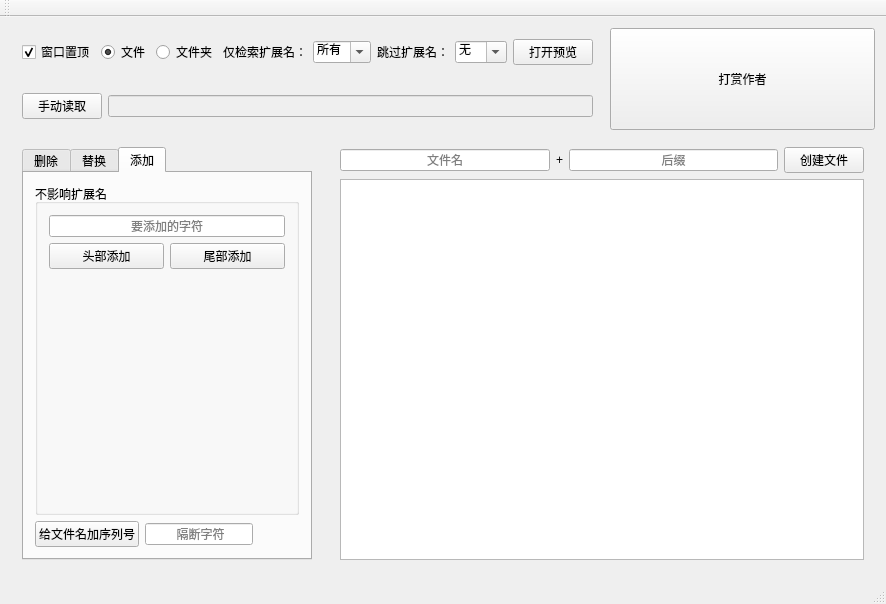
<?xml version="1.0" encoding="UTF-8"?>
<ui version="4.0">
 <class>MainWindow</class>
 <widget class="QMainWindow" name="MainWindow">
  <property name="geometry">
   <rect>
    <x>0</x>
    <y>0</y>
    <width>886</width>
    <height>604</height>
   </rect>
  </property>
  <property name="sizePolicy">
   <sizepolicy hsizetype="Fixed" vsizetype="Preferred">
    <horstretch>0</horstretch>
    <verstretch>0</verstretch>
   </sizepolicy>
  </property>
  <property name="windowTitle">
   <string>MainWindow</string>
  </property>
  <widget class="QWidget" name="centralWidget">
   <property name="sizePolicy">
    <sizepolicy hsizetype="Fixed" vsizetype="Preferred">
     <horstretch>0</horstretch>
     <verstretch>0</verstretch>
    </sizepolicy>
   </property>
   <layout class="QGridLayout" name="gridLayout_2">
    <item row="0" column="2" rowspan="2">
     <widget class="QPushButton" name="pushButton_4">
      <property name="sizePolicy">
       <sizepolicy hsizetype="Minimum" vsizetype="Ignored">
        <horstretch>0</horstretch>
        <verstretch>0</verstretch>
       </sizepolicy>
      </property>
      <property name="text">
       <string>打赏作者</string>
      </property>
     </widget>
    </item>
    <item row="1" column="0" colspan="2">
     <widget class="QFrame" name="frame_2">
      <layout class="QHBoxLayout" name="horizontalLayout">
       <item>
        <widget class="QPushButton" name="pushButton_2">
         <property name="text">
          <string>手动读取</string>
         </property>
        </widget>
       </item>
       <item>
        <widget class="QLineEdit" name="currPath">
         <property name="enabled">
          <bool>false</bool>
         </property>
        </widget>
       </item>
      </layout>
     </widget>
    </item>
    <item row="0" column="0" colspan="2">
     <widget class="QFrame" name="frame">
      <layout class="QGridLayout" name="gridLayout_3">
       <item row="0" column="2">
        <widget class="QRadioButton" name="radioButton_folder">
         <property name="text">
          <string>文件夹</string>
         </property>
        </widget>
       </item>
       <item row="0" column="5">
        <widget class="QLabel" name="label_2">
         <property name="text">
          <string>跳过扩展名：</string>
         </property>
        </widget>
       </item>
       <item row="0" column="0">
        <widget class="QCheckBox" name="checkBox">
         <property name="acceptDrops">
          <bool>false</bool>
         </property>
         <property name="text">
          <string>窗口置顶</string>
         </property>
         <property name="checked">
          <bool>true</bool>
         </property>
         <property name="tristate">
          <bool>false</bool>
         </property>
        </widget>
       </item>
       <item row="0" column="6">
        <widget class="QComboBox" name="comboBox_2">
         <property name="editable">
          <bool>true</bool>
         </property>
         <item>
          <property name="text">
           <string>无</string>
          </property>
         </item>
         <item>
          <property name="text">
           <string>.h</string>
          </property>
         </item>
         <item>
          <property name="text">
           <string>.c</string>
          </property>
         </item>
         <item>
          <property name="text">
           <string>.cpp</string>
          </property>
         </item>
         <item>
          <property name="text">
           <string>.txt</string>
          </property>
         </item>
         <item>
          <property name="text">
           <string>.doc</string>
          </property>
         </item>
         <item>
          <property name="text">
           <string>.xls</string>
          </property>
         </item>
        </widget>
       </item>
       <item row="0" column="1">
        <widget class="QRadioButton" name="radioButton_file">
         <property name="text">
          <string>文件</string>
         </property>
         <property name="checked">
          <bool>true</bool>
         </property>
        </widget>
       </item>
       <item row="0" column="3">
        <widget class="QLabel" name="label">
         <property name="text">
          <string>仅检索扩展名：</string>
         </property>
        </widget>
       </item>
       <item row="0" column="4">
        <widget class="QComboBox" name="comboBox">
         <property name="enabled">
          <bool>true</bool>
         </property>
         <property name="editable">
          <bool>true</bool>
         </property>
         <item>
          <property name="text">
           <string>所有</string>
          </property>
         </item>
         <item>
          <property name="text">
           <string>.mp4</string>
          </property>
         </item>
         <item>
          <property name="text">
           <string>.mp3</string>
          </property>
         </item>
         <item>
          <property name="text">
           <string>.txt</string>
          </property>
         </item>
         <item>
          <property name="text">
           <string>.exe</string>
          </property>
         </item>
         <item>
          <property name="text">
           <string>.doc</string>
          </property>
         </item>
         <item>
          <property name="text">
           <string>.docx</string>
          </property>
         </item>
         <item>
          <property name="text">
           <string>.c</string>
          </property>
         </item>
         <item>
          <property name="text">
           <string>.h</string>
          </property>
         </item>
         <item>
          <property name="text">
           <string>.cpp</string>
          </property>
         </item>
         <item>
          <property name="text">
           <string>.hpp</string>
          </property>
         </item>
        </widget>
       </item>
       <item row="0" column="7">
        <widget class="QPushButton" name="pushButton">
         <property name="text">
          <string>打开预览</string>
         </property>
        </widget>
       </item>
      </layout>
     </widget>
    </item>
    <item row="2" column="0">
     <widget class="QFrame" name="frame_3">
      <property name="sizePolicy">
       <sizepolicy hsizetype="Preferred" vsizetype="Preferred">
        <horstretch>0</horstretch>
        <verstretch>0</verstretch>
       </sizepolicy>
      </property>
      <layout class="QGridLayout" name="gridLayout">
       <item row="0" column="0">
        <widget class="QTabWidget" name="tabWidget">
         <property name="sizePolicy">
          <sizepolicy hsizetype="Preferred" vsizetype="Preferred">
           <horstretch>0</horstretch>
           <verstretch>0</verstretch>
          </sizepolicy>
         </property>
         <property name="currentIndex">
          <number>2</number>
         </property>
         <widget class="QWidget" name="tab">
          <attribute name="title">
           <string>删除</string>
          </attribute>
          <layout class="QVBoxLayout" name="verticalLayout">
           <item>
            <widget class="QGroupBox" name="groupBox">
             <property name="title">
              <string>删除中间的内容</string>
             </property>
            </widget>
           </item>
           <item>
            <widget class="QGroupBox" name="groupBox_2">
             <property name="title">
              <string>删除左边全部</string>
             </property>
            </widget>
           </item>
           <item>
            <widget class="QGroupBox" name="groupBox_3">
             <property name="title">
              <string>删除右边全部</string>
             </property>
            </widget>
           </item>
          </layout>
         </widget>
         <widget class="QWidget" name="tab_2">
          <attribute name="title">
           <string>替换</string>
          </attribute>
          <layout class="QGridLayout" name="gridLayout_7">
           <item row="1" column="0">
            <widget class="QGroupBox" name="groupBox_5">
             <property name="title">
              <string>简繁体之间转换</string>
             </property>
             <layout class="QGridLayout" name="gridLayout_9">
              <item row="0" column="0">
               <widget class="QRadioButton" name="radioButton_5">
                <property name="text">
                 <string>繁转简</string>
                </property>
                <property name="checked">
                 <bool>true</bool>
                </property>
               </widget>
              </item>
              <item row="0" column="1" rowspan="2">
               <widget class="QPushButton" name="pushButton_6">
                <property name="text">
                 <string>转换</string>
                </property>
               </widget>
              </item>
              <item row="1" column="0">
               <widget class="QRadioButton" name="radioButton_6">
                <property name="text">
                 <string>简转繁</string>
                </property>
               </widget>
              </item>
             </layout>
            </widget>
           </item>
           <item row="2" column="0">
            <widget class="QGroupBox" name="groupBox_6">
             <property name="title">
              <string>GroupBox</string>
             </property>
            </widget>
           </item>
           <item row="0" column="0">
            <widget class="QGroupBox" name="groupBox_4">
             <property name="title">
              <string>替换</string>
             </property>
             <layout class="QGridLayout" name="gridLayout_8">
              <item row="1" column="0" colspan="2">
               <layout class="QHBoxLayout" name="horizontalLayout_2">
                <item>
                 <widget class="QLineEdit" name="lineEdit_4">
                  <property name="sizePolicy">
                   <sizepolicy hsizetype="Ignored" vsizetype="Fixed">
                    <horstretch>0</horstretch>
                    <verstretch>0</verstretch>
                   </sizepolicy>
                  </property>
                  <property name="alignment">
                   <set>Qt::AlignCenter</set>
                  </property>
                  <property name="placeholderText">
                   <string>前</string>
                  </property>
                 </widget>
                </item>
                <item>
                 <widget class="QLabel" name="label_4">
                  <property name="sizePolicy">
                   <sizepolicy hsizetype="Minimum" vsizetype="Preferred">
                    <horstretch>0</horstretch>
                    <verstretch>0</verstretch>
                   </sizepolicy>
                  </property>
                  <property name="text">
                   <string>换成</string>
                  </property>
                  <property name="alignment">
                   <set>Qt::AlignCenter</set>
                  </property>
                 </widget>
                </item>
                <item>
                 <widget class="QLineEdit" name="lineEdit_5">
                  <property name="sizePolicy">
                   <sizepolicy hsizetype="Ignored" vsizetype="Fixed">
                    <horstretch>0</horstretch>
                    <verstretch>0</verstretch>
                   </sizepolicy>
                  </property>
                  <property name="alignment">
                   <set>Qt::AlignCenter</set>
                  </property>
                  <property name="placeholderText">
                   <string>后</string>
                  </property>
                 </widget>
                </item>
                <item>
                 <widget class="QLineEdit" name="lineEdit_6">
                  <property name="sizePolicy">
                   <sizepolicy hsizetype="Ignored" vsizetype="Fixed">
                    <horstretch>0</horstretch>
                    <verstretch>0</verstretch>
                   </sizepolicy>
                  </property>
                  <property name="alignment">
                   <set>Qt::AlignCenter</set>
                  </property>
                  <property name="placeholderText">
                   <string>次数</string>
                  </property>
                 </widget>
                </item>
                <item>
                 <widget class="QPushButton" name="pushButton_5">
                  <property name="sizePolicy">
                   <sizepolicy hsizetype="Minimum" vsizetype="Fixed">
                    <horstretch>0</horstretch>
                    <verstretch>0</verstretch>
                   </sizepolicy>
                  </property>
                  <property name="text">
                   <string>全部替换</string>
                  </property>
                 </widget>
                </item>
               </layout>
              </item>
              <item row="0" column="1">
               <layout class="QVBoxLayout" name="verticalLayout_3">
                <item>
                 <widget class="QRadioButton" name="radioButton_3">
                  <property name="text">
                   <string>从最左边开始</string>
                  </property>
                  <property name="checked">
                   <bool>true</bool>
                  </property>
                 </widget>
                </item>
                <item>
                 <widget class="QRadioButton" name="radioButton_4">
                  <property name="text">
                   <string>从最右边开始</string>
                  </property>
                 </widget>
                </item>
               </layout>
              </item>
              <item row="0" column="0">
               <layout class="QVBoxLayout" name="verticalLayout_2">
                <item>
                 <widget class="QRadioButton" name="radioButton_2">
                  <property name="text">
                   <string>只更改数字后字符</string>
                  </property>
                  <property name="checked">
                   <bool>true</bool>
                  </property>
                 </widget>
                </item>
                <item>
                 <widget class="QRadioButton" name="radioButton">
                  <property name="text">
                   <string>不限制</string>
                  </property>
                 </widget>
                </item>
               </layout>
              </item>
             </layout>
            </widget>
           </item>
           <item row="3" column="0">
            <widget class="QGroupBox" name="groupBox_7">
             <property name="title">
              <string>GroupBox</string>
             </property>
            </widget>
           </item>
          </layout>
         </widget>
         <widget class="QWidget" name="tab_3">
          <attribute name="title">
           <string>添加</string>
          </attribute>
          <layout class="QGridLayout" name="gridLayout_5">
           <item row="1" column="1">
            <widget class="QLineEdit" name="brkChar">
             <property name="alignment">
              <set>Qt::AlignCenter</set>
             </property>
             <property name="placeholderText">
              <string> 隔断字符</string>
             </property>
            </widget>
           </item>
           <item row="1" column="0">
            <widget class="QPushButton" name="pushButton_7">
             <property name="text">
              <string>给文件名加序列号</string>
             </property>
            </widget>
           </item>
           <item row="1" column="2">
            <spacer name="horizontalSpacer">
             <property name="orientation">
              <enum>Qt::Horizontal</enum>
             </property>
             <property name="sizeHint" stdset="0">
              <size>
               <width>40</width>
               <height>20</height>
              </size>
             </property>
            </spacer>
           </item>
           <item row="0" column="0" colspan="3">
            <widget class="QGroupBox" name="groupBox_8">
             <property name="title">
              <string>不影响扩展名</string>
             </property>
             <layout class="QGridLayout" name="gridLayout_6">
              <item row="1" column="0">
               <widget class="QPushButton" name="pushButton_8">
                <property name="text">
                 <string>头部添加</string>
                </property>
               </widget>
              </item>
              <item row="0" column="0" colspan="2">
               <widget class="QLineEdit" name="charactersToAdd">
                <property name="alignment">
                 <set>Qt::AlignCenter</set>
                </property>
                <property name="placeholderText">
                 <string>要添加的字符</string>
                </property>
               </widget>
              </item>
              <item row="1" column="1">
               <widget class="QPushButton" name="pushButton_9">
                <property name="text">
                 <string>尾部添加</string>
                </property>
               </widget>
              </item>
              <item row="2" column="0">
               <spacer name="verticalSpacer">
                <property name="orientation">
                 <enum>Qt::Vertical</enum>
                </property>
                <property name="sizeHint" stdset="0">
                 <size>
                  <width>20</width>
                  <height>40</height>
                 </size>
                </property>
               </spacer>
              </item>
             </layout>
            </widget>
           </item>
          </layout>
         </widget>
        </widget>
       </item>
      </layout>
     </widget>
    </item>
    <item row="2" column="1" colspan="2">
     <widget class="QFrame" name="frame_4">
      <property name="sizePolicy">
       <sizepolicy hsizetype="Preferred" vsizetype="Preferred">
        <horstretch>0</horstretch>
        <verstretch>0</verstretch>
       </sizepolicy>
      </property>
      <layout class="QGridLayout" name="gridLayout_4">
       <item row="0" column="0">
        <widget class="QLineEdit" name="lineEdit_2">
         <property name="text">
          <string/>
         </property>
         <property name="alignment">
          <set>Qt::AlignCenter</set>
         </property>
         <property name="placeholderText">
          <string>文件名</string>
         </property>
         <property name="clearButtonEnabled">
          <bool>false</bool>
         </property>
        </widget>
       </item>
       <item row="0" column="2">
        <widget class="QLineEdit" name="lineEdit_3">
         <property name="text">
          <string/>
         </property>
         <property name="alignment">
          <set>Qt::AlignCenter</set>
         </property>
         <property name="placeholderText">
          <string>后缀</string>
         </property>
        </widget>
       </item>
       <item row="0" column="3">
        <widget class="QPushButton" name="pushButton_3">
         <property name="text">
          <string>创建文件</string>
         </property>
        </widget>
       </item>
       <item row="0" column="1">
        <widget class="QLabel" name="label_3">
         <property name="text">
          <string>+</string>
         </property>
        </widget>
       </item>
       <item row="1" column="0" colspan="4">
        <widget class="QListWidget" name="listWidget"/>
       </item>
      </layout>
     </widget>
    </item>
   </layout>
  </widget>
  <widget class="QMenuBar" name="menuBar">
   <property name="geometry">
    <rect>
     <x>0</x>
     <y>0</y>
     <width>886</width>
     <height>26</height>
    </rect>
   </property>
  </widget>
  <widget class="QToolBar" name="mainToolBar">
   <attribute name="toolBarArea">
    <enum>TopToolBarArea</enum>
   </attribute>
   <attribute name="toolBarBreak">
    <bool>false</bool>
   </attribute>
  </widget>
  <widget class="QStatusBar" name="statusBar"/>
 </widget>
 <layoutdefault spacing="6" margin="11"/>
 <resources/>
 <connections/>
</ui>
